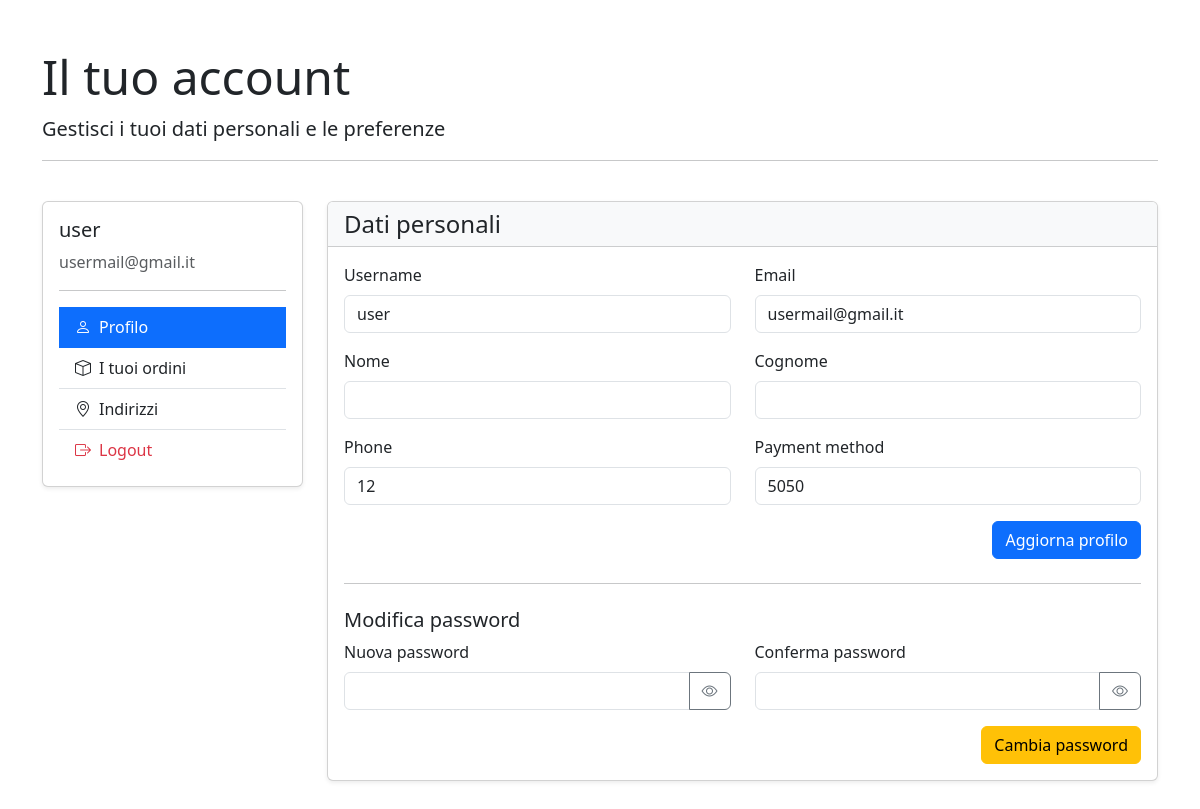
Page /user/account/ (signed in) on the committed database.
### users/models.py (models this page shows, shortened)
class CustomUser(AbstractUser):
   phone_number = models.CharField(max_length=15, blank=True, null=True)
   payment_method = models.CharField(max_length=50, blank=True, null=True)
   objects = CustomUserManager()

### users/views.py (the view)
# urls.py: path( 'account/', UserAccountView.as_view(), name='account'),
class UserAccountView(LoginRequiredMixin, TemplateView):
    template_name = 'users/account.html'  # Specifica il template per la pagina dell'account
    def get_context_data(self, **kwargs):
        context = super().get_context_data(**kwargs)
        context['user'] = self.request.user
        context['orders'] = Order.objects.filter(user=self.request.user).order_by('-created_at')
        context['addresses'] = Address.objects.filter(user=self.request.user)
        return context

### templates/users/account.html (shortened to what this page needs)
{% extends "base.html" %}
{% block content %}
<div class="container py-5">
    <div class="row">
        <div class="col-12 mb-4">
            <h1 class="display-5">Il tuo account</h1>
            <p class="lead">Gestisci i tuoi dati personali e le preferenze</p>
            <hr>
        </div>
    </div>
    <div class="row">
        <div class="col-md-3 mb-4">
            <div class="card shadow-sm">
                <div class="card-body">
                    <h5 class="card-title">{{ user.username }}</h5>
                    <p class="card-text text-muted">{{ user.email }}</p>
                    <hr>
                    <div class="list-group list-group-flush">
                        <a href="#profile" class="list-group-item list-group-item-action active" data-bs-toggle="list">
                            <i class="bi bi-person me-2"></i>Profilo
                        </a>
                        <a href="#orders" class="list-group-item list-group-item-action" data-bs-toggle="list">
                            <i class="bi bi-box me-2"></i>I tuoi ordini
                        </a>
                        <a href="#addresses" class="list-group-item list-group-item-action" data-bs-toggle="list">
                            <i class="bi bi-geo-alt me-2"></i>Indirizzi
                        </a>
                        <a href="{% url 'users:logout' %}" class="list-group-item list-group-item-action text-danger">
                            <i class="bi bi-box-arrow-right me-2"></i>Logout
                        </a>
                    </div>
                </div>
            </div>
        </div>
        <div class="col-md-9">
            <div class="tab-content">
                <div class="tab-pane fade show active" id="profile">
                    <div class="card shadow-sm">
                        <div class="card-header bg-light">
                            <h4 class="mb-0">Dati personali</h4>
                        </div>
                        <div class="card-body">
                            <form method="post" action="{% url 'users:update_profile' %}">
                                <div class="row mb-3">
                                    <div class="col-md-6">
                                        <label for="username" class="form-label">Username</label>
                                        <input type="text" class="form-control" id="username" name="username" value="{{ user.username }}" readonly>
                                    </div>
                                    <div class="col-md-6">
                                        <label for="email" class="form-label">Email</label>
                                        <input type="email" class="form-control" id="email" name="email" value="{{ user.email }}">
                                    </div>
                                </div>
                                <div class="row mb-3">
                                    <div class="col-md-6">
                                        <label for="first_name" class="form-label">Nome</label>
                                        <input type="text" class="form-control" id="first_name" name="first_name" value="{{ user.first_name }}">
                                    </div>
                                    <div class="col-md-6">
                                        <label for="last_name" class="form-label">Cognome</label>
                                        <input type="text" class="form-control" id="last_name" name="last_name" value="{{ user.last_name }}">
                                    </div>
                                </div>
                                <div class="row mb-3">
                                    <div class="col-md-6">
                                        <label for="phone_number" class="form-label">Phone</label>
                                        <input type="text" class="form-control" id="phone_number" name="phone_number" value="{{ user.phone_number }}">
                                    </div>
                                    <div class="col-md-6">
                                        <label for="payment_method" class="form-label">Payment method</label>
                                        <input type="text" class="form-control" id="payment_method" name="payment_method" value="{{ user.payment_method }}">
                                    </div>
                                </div>
                                <div class="d-grid gap-2 d-md-flex justify-content-md-end">
                                    <button type="submit" class="btn btn-primary">Aggiorna profilo</button>
                                </div>
                            </form>
                            <hr class="my-4">
                            <h5>Modifica password</h5>
                            <form method="post" action="{% url 'users:change_password' %}">
                                <div class="row mb-3">
                                    <div class="col-md-6">
                                        <label for="new_password" class="form-label">Nuova password</label>
                                        <div class="input-group">
                                            <input type="password" class="form-control" id="new_password" name="new_password">
                                            <button type="button" class="btn btn-outline-secondary toggle-password" data-target="new_password">
                                                <i class="bi bi-eye"></i>
                                            </button>
                                        </div>
                                    </div>
                                    <div class="col-md-6">
                                        <label for="confirm_password" class="form-label">Conferma password</label>
                                        <div class="input-group">
                                            <input type="password" class="form-control" id="confirm_password" name="confirm_password">
                                            <button type="button" class="btn btn-outline-secondary toggle-password" data-target="confirm_password">
                                                <i class="bi bi-eye"></i>
                                            </button>
                                        </div>
                                    </div>
                                </div>
                                <div class="d-grid gap-2 d-md-flex justify-content-md-end">
                                    <button type="submit" class="btn btn-warning">Cambia password</button>
                                </div>
                            </form>
                        </div>
                    </div>
                </div>
            </div>
        </div>
    </div>
</div>
{% endblock %}

### rows in the picture
CustomUser: username "user", email "usermail@gmail.it", phone_number "12", payment_method "5050"
